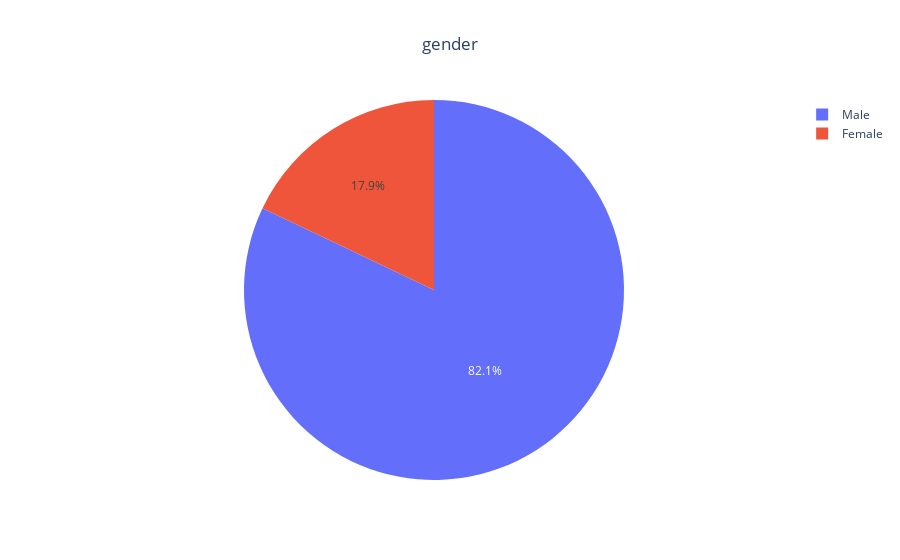
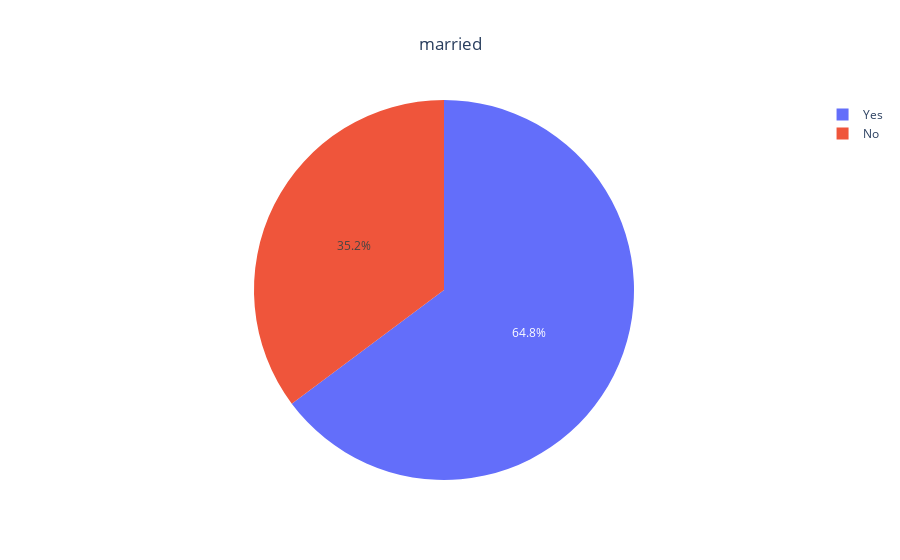
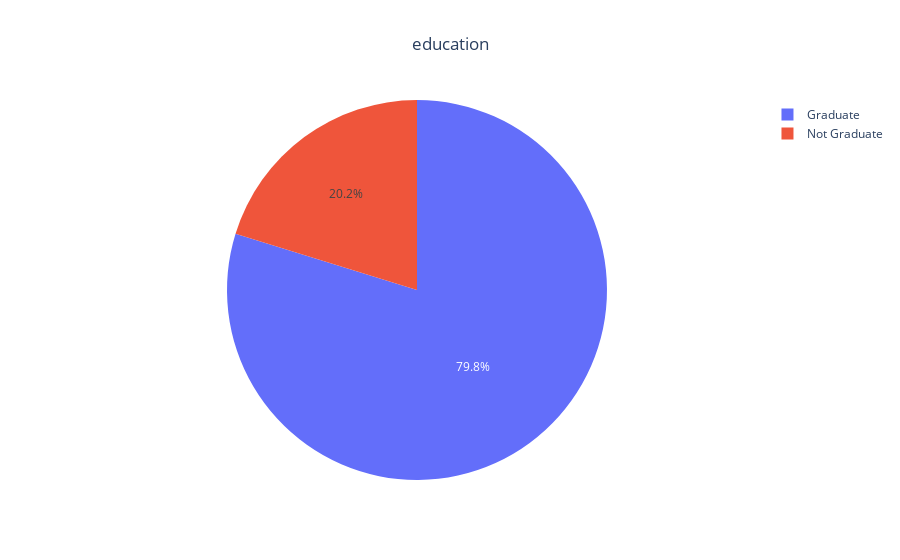
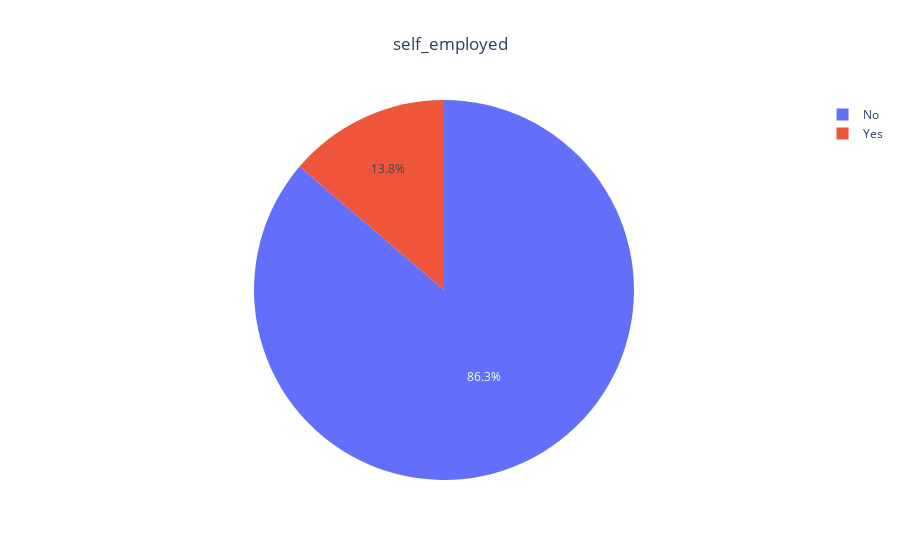

The cell these charts' notebook holds for them, in order:
### Code cell
#univariate analysis
for i in lst_pie:
    print()
    fig=px.pie(data_frame=df,names=i,title=f'{i}')
    fig.update_layout(title_x=0.5)
    fig.show()
    print('-'*30)

### Figure 1 — Plotly figure (JSON) as saved in the notebook; plotly's stock layout.template omitted (floating-point values rounded to 4 significant figures; data arrays with more than 128 entries replaced by an {"elided": "..."} marker saying what was removed)
{"data": [{"domain": {"x": [0, 1], "y": [0, 1]}, "hovertemplate": "gender=%{label}<extra></extra>", "labels": {"elided": "480 str values"}, "legendgroup": "", "name": "", "showlegend": true, "type": "pie"}], "layout": {"legend": {"tracegroupgap": 0}, "title": {"text": "gender", "x": 0.5}}}

### Figure 2 — Plotly figure (JSON) as saved in the notebook; plotly's stock layout.template omitted (floating-point values rounded to 4 significant figures; data arrays with more than 128 entries replaced by an {"elided": "..."} marker saying what was removed)
{"data": [{"domain": {"x": [0, 1], "y": [0, 1]}, "hovertemplate": "married=%{label}<extra></extra>", "labels": {"elided": "480 str values"}, "legendgroup": "", "name": "", "showlegend": true, "type": "pie"}], "layout": {"legend": {"tracegroupgap": 0}, "title": {"text": "married", "x": 0.5}}}

### Figure 3 — Plotly figure (JSON) as saved in the notebook; plotly's stock layout.template omitted (floating-point values rounded to 4 significant figures; data arrays with more than 128 entries replaced by an {"elided": "..."} marker saying what was removed)
{"data": [{"domain": {"x": [0, 1], "y": [0, 1]}, "hovertemplate": "education=%{label}<extra></extra>", "labels": {"elided": "480 str values"}, "legendgroup": "", "name": "", "showlegend": true, "type": "pie"}], "layout": {"legend": {"tracegroupgap": 0}, "title": {"text": "education", "x": 0.5}}}

### Figure 4 — Plotly figure (JSON) as saved in the notebook; plotly's stock layout.template omitted (floating-point values rounded to 4 significant figures; data arrays with more than 128 entries replaced by an {"elided": "..."} marker saying what was removed)
{"data": [{"domain": {"x": [0, 1], "y": [0, 1]}, "hovertemplate": "self_employed=%{label}<extra></extra>", "labels": {"elided": "480 str values"}, "legendgroup": "", "name": "", "showlegend": true, "type": "pie"}], "layout": {"legend": {"tracegroupgap": 0}, "title": {"text": "self_employed", "x": 0.5}}}
